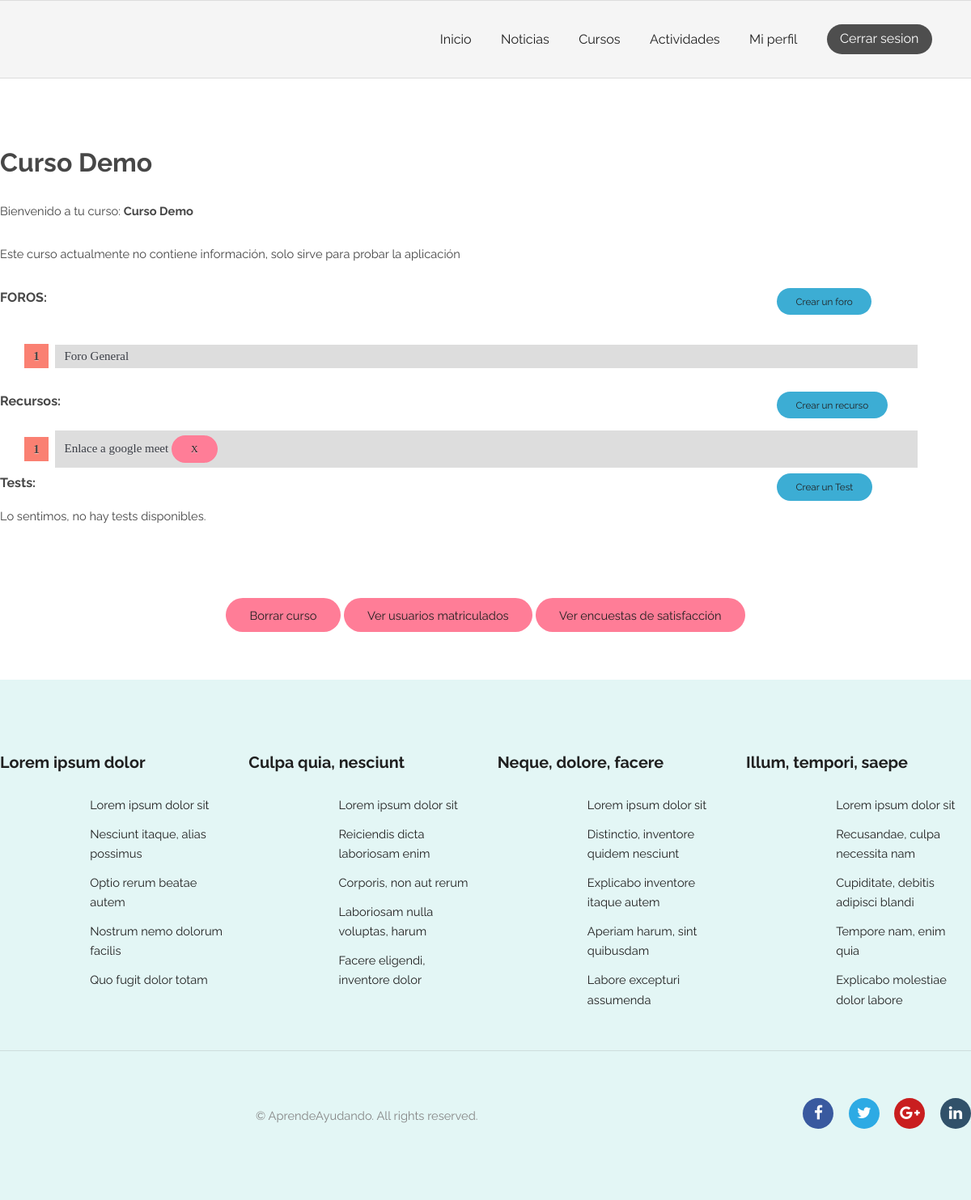
Page /courses/1/ (signed in) on the earlier database version.
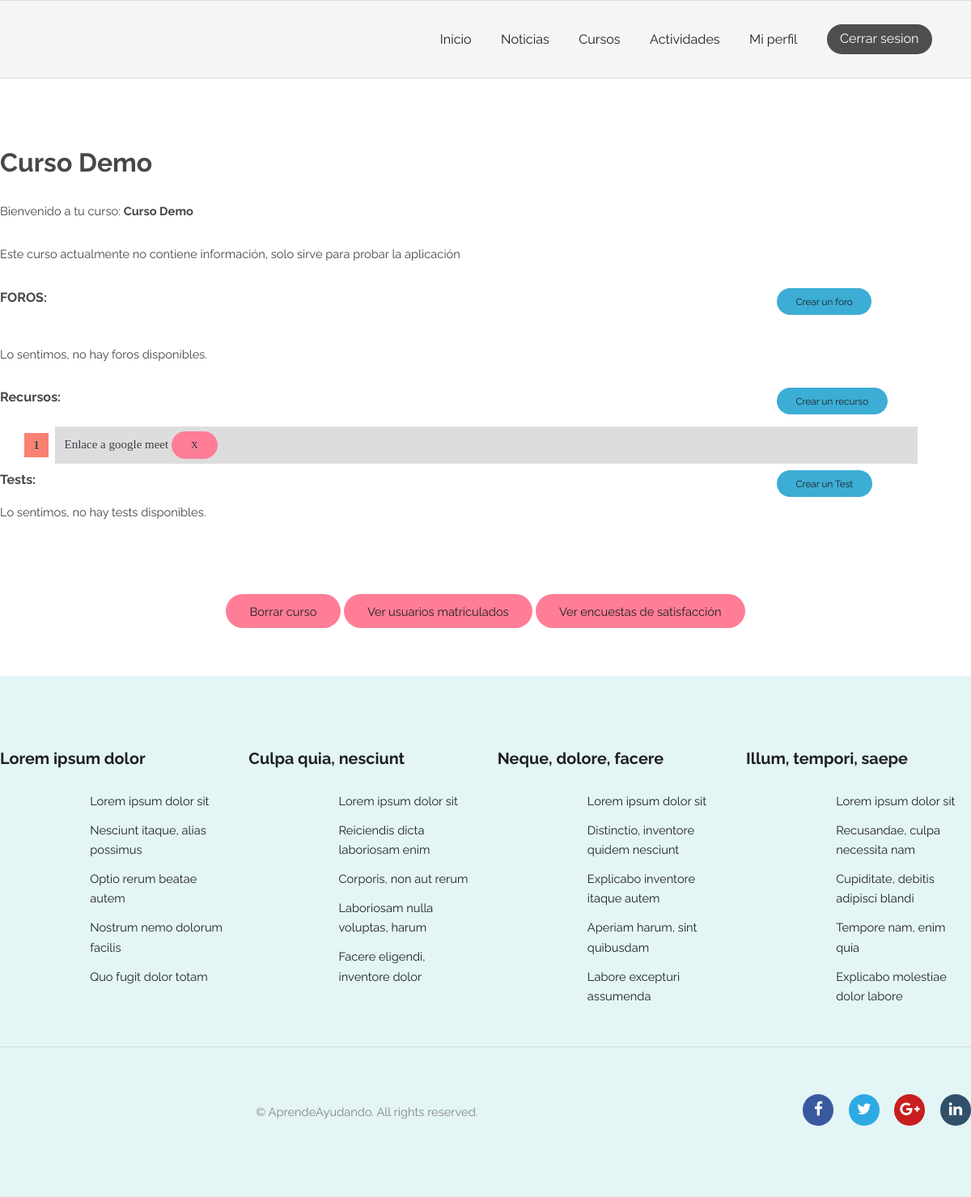
Same page on the later database version.
### forum/models.py (models this page shows, shortened)
class Forum(models.Model):
    title = models.CharField(max_length=200)
    enrolled_users = models.ManyToManyField(get_user_model(), related_name="forums", blank=True)
    author = models.ForeignKey(get_user_model(), null=True, on_delete=models.CASCADE,
                                limit_choices_to=Q(groups__name='Profesor') | Q(groups__name='EntidadPublicoPrivada'))
    activityCourseFk = models.IntegerField()
    activityCourseType = models.CharField(max_length=20)
    class Meta:
        verbose_name = "Foro"
        verbose_name_plural = "Foros"

### resources/models.py (models this page shows)
class Resource(models.Model):
    activityCourseFk = models.IntegerField()
    activityCourseType = models.CharField(max_length=20)
    resourceText = models.CharField(max_length=200)
    resourceLink = models.CharField(max_length=200)
    pub_date = models.DateTimeField(verbose_name="date published", auto_now_add=True)
    class Meta:
        verbose_name = "Recurso"
        verbose_name_plural = "Recursos"

### courses/views.py (the view)
# urls.py: path('<int:course_id>/', views.join, name='join'), # /courses/curso/1
@login_required
def join(request, course_id):
    course = get_object_or_404(Course, pk=course_id)
    success = False
    isOwner = is_owner(request.user, course.teacher)
    if request.user not in course.enrolled_users.all() and not isOwner :
        return inscription(request, course_id)
    forumListCourse = Forum.objects.filter(activityCourseType='Course', activityCourseFk=course.id)
    resourceListCourse = Resource.objects.filter(activityCourseType='Course', activityCourseFk=course.id)
    quizListCourse = Quiz.objects.filter(course=course)
    show_de_enroll = False
    if request.user in course.enrolled_users.all():
        show_de_enroll = True
    show_review = False
    if Review.objects.all().filter(user=request.user, enrollable_id=course.id).count() <= 0:
        show_review = True
    context = {
        'course': course,
        'success': success,
        'usuario': request.user,
        'isOwner': isOwner,
        'show_de_enroll':show_de_enroll,
        'show_review' : show_review,
        'forumListCourse': forumListCourse,
        'resourceListCourse': resourceListCourse,
        'quizListCourse': quizListCourse,
        'courseOrActivity': COURSE
    }
    return render(request, 'courses/curso.html', context)

### AprendeAyudando/templatetags/auth_extras.py (called while the page is built)
@register.filter(name='is_owner')
def is_owner(user, request_user):
    return True if user==request_user else False

### AprendeAyudando/templates/courses/curso.html (shortened to what the changed rows need)
{% extends "registration/base.html" %}
{% block style %}
    {% load static %}
    <link rel="stylesheet" type="text/css" href="{% static 'courses/style.css' %}">
{% endblock %}
{% block content %}
<section class="wrapper login">
    {% load auth_extras %}
    <div class="container 100%">
        <h1 style="padding-left: 0px;" class="courseTitle">{{ course.title }}</h1>
        <div class="courseElement">
            <div class="courseElementContent">
                <p>{% if forumListCourse %}
                    <ol id="prettyList" style="width:92%;">
                        {% for forum in forumListCourse %}
                            <li id="prettyListItem"><a href="{% url 'forum:join' forum.id %}">{{ forum.title }}</a></li>
                        {% endfor %}
                    </ol>
                {% else %}
                    <p>Lo sentimos, no hay foros disponibles.</p>
                {% endif %}</p>
            </div>
        </div>
        <div class="courseElement">
            <div class="courseElementContent">
                {% if resourceListCourse %}
                    <ol id="prettyList" style="width:92%;">
                        {% for resource in resourceListCourse %}
                        <li id="prettyListItem"><a href="{{ resource.resourceLink }}" target="_blank">{{ resource.resourceText }}</a>
                            <a class="button small pink" href="{% url 'resources:delete' resource.id %}">X</a></li>
                        {% endfor %}
                    </ol>
                {% else %}
                    <p>Lo sentimos, no hay recusos disponibles.</p>
                {% endif %}
            </div>
        </div>
</section>
{% endblock %}

Differences in the rows shown:
removed Forum: title "Foro General"
Other differences:
text now shown: "Lo sentimos, no hay foros disponibles."
